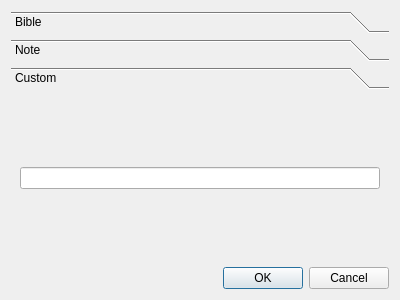
<?xml version="1.0" encoding="UTF-8"?>
<ui version="4.0">
 <class>InsertLinkDialog</class>
 <widget class="QDialog" name="InsertLinkDialog">
  <property name="geometry">
   <rect>
    <x>0</x>
    <y>0</y>
    <width>400</width>
    <height>300</height>
   </rect>
  </property>
  <property name="windowTitle">
   <string>Dialog</string>
  </property>
  <layout class="QVBoxLayout" name="verticalLayout">
   <item>
    <widget class="QToolBox" name="toolBox">
     <property name="currentIndex">
      <number>2</number>
     </property>
     <widget class="QWidget" name="page">
      <property name="geometry">
       <rect>
        <x>0</x>
        <y>0</y>
        <width>382</width>
        <height>172</height>
       </rect>
      </property>
      <attribute name="label">
       <string>Bible</string>
      </attribute>
      <layout class="QVBoxLayout" name="verticalLayout_2">
       <item>
        <layout class="QHBoxLayout" name="horizontalLayout_2">
         <item>
          <widget class="QComboBox" name="comboBox_bibles"/>
         </item>
        </layout>
       </item>
       <item>
        <layout class="QHBoxLayout" name="horizontalLayout">
         <item>
          <widget class="QComboBox" name="comboBox_books"/>
         </item>
         <item>
          <widget class="QSpinBox" name="spinBox_chapter"/>
         </item>
         <item>
          <widget class="QSpinBox" name="spinBox_verse"/>
         </item>
        </layout>
       </item>
      </layout>
     </widget>
     <widget class="QWidget" name="page_2">
      <property name="geometry">
       <rect>
        <x>0</x>
        <y>0</y>
        <width>382</width>
        <height>172</height>
       </rect>
      </property>
      <attribute name="label">
       <string>Note</string>
      </attribute>
      <layout class="QVBoxLayout" name="verticalLayout_3">
       <item>
        <widget class="QTreeView" name="treeView"/>
       </item>
      </layout>
     </widget>
     <widget class="QWidget" name="page_3">
      <attribute name="label">
       <string>Custom</string>
      </attribute>
      <layout class="QVBoxLayout" name="verticalLayout_4">
       <item>
        <widget class="QLineEdit" name="lineEdit"/>
       </item>
      </layout>
     </widget>
    </widget>
   </item>
   <item>
    <widget class="QDialogButtonBox" name="buttonBox">
     <property name="orientation">
      <enum>Qt::Horizontal</enum>
     </property>
     <property name="standardButtons">
      <set>QDialogButtonBox::Cancel|QDialogButtonBox::Ok</set>
     </property>
    </widget>
   </item>
  </layout>
 </widget>
 <resources/>
 <connections>
  <connection>
   <sender>buttonBox</sender>
   <signal>accepted()</signal>
   <receiver>InsertLinkDialog</receiver>
   <slot>accept()</slot>
   <hints>
    <hint type="sourcelabel">
     <x>248</x>
     <y>254</y>
    </hint>
    <hint type="destinationlabel">
     <x>157</x>
     <y>274</y>
    </hint>
   </hints>
  </connection>
  <connection>
   <sender>buttonBox</sender>
   <signal>rejected()</signal>
   <receiver>InsertLinkDialog</receiver>
   <slot>reject()</slot>
   <hints>
    <hint type="sourcelabel">
     <x>316</x>
     <y>260</y>
    </hint>
    <hint type="destinationlabel">
     <x>286</x>
     <y>274</y>
    </hint>
   </hints>
  </connection>
 </connections>
</ui>
